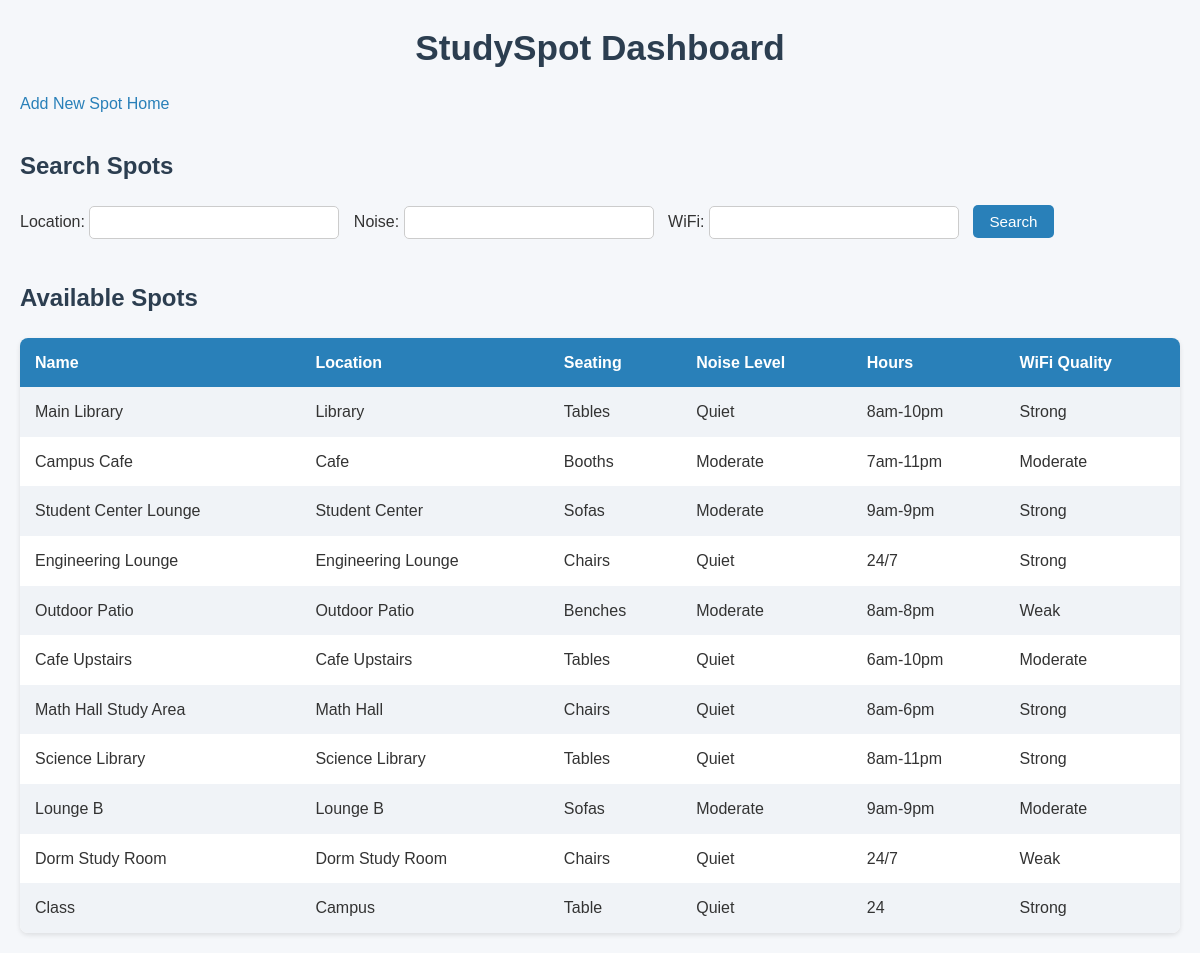
/dashboard, run on the app's committed database.
### models.py (models this page shows, shortened)
class StudySpot(db.Model):
    __tablename__ = "study_spots"
    id = db.Column(db.Integer, primary_key=True)
    name = db.Column(db.String(150), nullable=False)  # Spot name
    location = db.Column(db.String(150), nullable=False)  # e.g., Library
    seating = db.Column(db.String(100))  # e.g., Tables, Couches
    noise_level = db.Column(db.String(50))  # e.g., Quiet, Moderate, Loud
    hours = db.Column(db.String(50))  # e.g., "8am-10pm"
    wifi_quality = db.Column(db.String(50))  # e.g., Strong, Weak
    created_at = db.Column(db.DateTime, default=datetime.utcnow)

### app.py (the view)
@app.route("/dashboard")
def dashboard():
    spots = StudySpot.query.all()
    return render_template("dashboard.html", spots=spots)

### templates/dashboard.html (shortened to what this page needs)
<!DOCTYPE html>
<html>
<head>
    <link rel="stylesheet" href="{{ url_for('static', filename='css/styles.css') }}">
</head>
<body>
    <div class="container">
        <h1>StudySpot Dashboard</h1>
        <div>
            <a href="{{ url_for('add_spot') }}">Add New Spot</a>
            <a href="{{ url_for('index') }}">Home</a>
        </div>
        <h2>Search Spots</h2>
        <form method="POST" action="{{ url_for('search') }}">
            Location: <input type="text" name="location">
            Noise: <input type="text" name="noise_level">
            WiFi: <input type="text" name="wifi_quality">
            <button type="submit">Search</button>
        </form>
        <h2>Available Spots</h2>
        <table>
            <tr>
                <th>Name</th>
                <th>Location</th>
                <th>Seating</th>
                <th>Noise Level</th>
                <th>Hours</th>
                <th>WiFi Quality</th>
            </tr>
            {% for spot in spots %}
            <tr>
                <td>{{ spot.name }}</td>
                <td>{{ spot.location }}</td>
                <td>{{ spot.seating }}</td>
                <td>{{ spot.noise_level }}</td>
                <td>{{ spot.hours }}</td>
                <td>{{ spot.wifi_quality }}</td>
            </tr>
            {% endfor %}
        </table>
    </div>
</body>
</html>

### static/css/styles.css (style rules this page uses)
* { margin: 0; padding: 0; box-sizing: border-box; font-family: 'Helvetica', 'Arial', sans-serif; }
body { background-color: #f5f7fa; color: #333; line-height: 1.6; padding: 20px; }
h1, h2 { color: #2c3e50; margin-bottom: 15px; }
h1 { font-size: 2.2em; text-align: center; }
h2 { font-size: 1.5em; margin-top: 30px; }
a { text-decoration: none; color: #2980b9; transition: color 0.2s ease-in-out; }
a.button, button { display: inline-block; background-color: #2980b9; color: white; padding: 8px 16px; margin: 5px 0; border: none; border-radius: 5px; cursor: pointer; transition: background-color 0.2s ease-in-out; font-size: 0.95em; }
form { margin-bottom: 30px; }
input[type="text"], input[type="email"], input[type="password"], select { padding: 8px; width: 250px; max-width: 100%; border: 1px solid #ccc; border-radius: 5px; margin-right: 10px; margin-bottom: 10px; }
table { width: 100%; border-collapse: collapse; margin-top: 20px; background-color: white; border-radius: 8px; overflow: hidden; box-shadow: 0 2px 5px rgba(0,0,0,0.1); }
th, td { padding: 12px 15px; text-align: left; }
th { background-color: #2980b9; color: white; }
tr:nth-child(even) { background-color: #f0f3f7; }

### data on the page
StudySpot: name "Main Library", location "Library", seating "Tables", noise_level "Quiet", hours "8am-10pm", wifi_quality "Strong"
StudySpot: name "Campus Cafe", location "Cafe", seating "Booths", noise_level "Moderate", hours "7am-11pm", wifi_quality "Moderate"
StudySpot: name "Student Center Lounge", location "Student Center", seating "Sofas", noise_level "Moderate", hours "9am-9pm", wifi_quality "Strong"
StudySpot: name "Engineering Lounge", location "Engineering Lounge", seating "Chairs", noise_level "Quiet", hours "24/7", wifi_quality "Strong"
StudySpot: name "Outdoor Patio", location "Outdoor Patio", seating "Benches", noise_level "Moderate", hours "8am-8pm", wifi_quality "Weak"
StudySpot: name "Cafe Upstairs", location "Cafe Upstairs", seating "Tables", noise_level "Quiet", hours "6am-10pm", wifi_quality "Moderate"
StudySpot: name "Math Hall Study Area", location "Math Hall", seating "Chairs", noise_level "Quiet", hours "8am-6pm", wifi_quality "Strong"
StudySpot: name "Science Library", location "Science Library", seating "Tables", noise_level "Quiet", hours "8am-11pm", wifi_quality "Strong"
StudySpot: name "Lounge B", location "Lounge B", seating "Sofas", noise_level "Moderate", hours "9am-9pm", wifi_quality "Moderate"
StudySpot: name "Dorm Study Room", location "Dorm Study Room", seating "Chairs", noise_level "Quiet", hours "24/7", wifi_quality "Weak"
StudySpot: name "Class", location "Campus", seating "Table", noise_level "Quiet", hours "24", wifi_quality "Strong"
